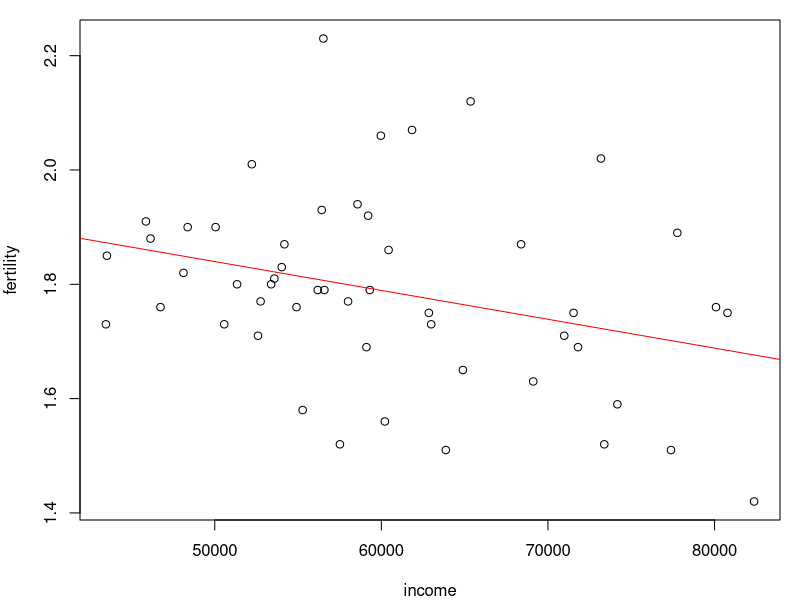

This chart was generated by the following R code:
## ---- chunk 1
knitr::opts_chunk$set(echo = TRUE, fig.align="center")
set.seed(1)
options(width=100)
## ---- chunk 2
f <- read.table(file="predicting_fertility.tsv", sep="\t", header=TRUE, stringsAsFactors=FALSE)
head(f)
## ---- chunk 3
cor(f$fertility, f$income)
## ---- chunk 4
res <- summary(lm(fertility ~ income, data=f))
print(res)
## ---- chunk 5
sb1 <- res$coefficients["income", "Std. Error"]
## ---- chunk 6
b1 <- res$coefficients["income", "Estimate"]
b1 + qt(c(0.025, 0.975), df=nrow(f)-2) * sb1
## ---- chunk 7
par(mar=c(4,4,1,1))
intercept <- res$coefficients["(Intercept)", "Estimate"]
plot(fertility ~ income, data=f)
abline(intercept, b1, col="red")
## ---- chunk 8
f[which.min(f$fertility),]
## ---- chunk 9
f[which.max(f$fertility),]
## ---- chunk 10
sum(f$urbanization == 1)
## ---- chunk 11
res2 <- summary(lm(fertility ~ income + urbanization, data=f))
print(res2)
## ---- chunk 12
res$coefficients["income", "Estimate"] + qt(0.025, df=49)*sb1
res$coefficients["income", "Estimate"] + qt(0.975, df=49)*sb1
